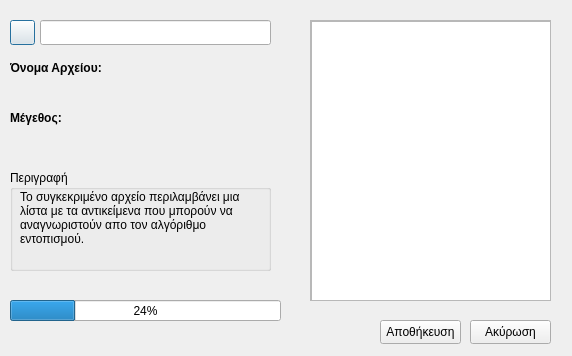
<?xml version="1.0" encoding="UTF-8"?>
<ui version="4.0">
 <class>NamesFileDialog</class>
 <widget class="QDialog" name="NamesFileDialog">
  <property name="geometry">
   <rect>
    <x>0</x>
    <y>0</y>
    <width>572</width>
    <height>356</height>
   </rect>
  </property>
  <property name="windowTitle">
   <string>Ρυθμίσεις Αρχείου Ονομάτων</string>
  </property>
  <property name="windowIcon">
   <iconset>
    <normaloff>res/app_icons/object.png</normaloff>res/app_icons/object.png</iconset>
  </property>
  <property name="autoFillBackground">
   <bool>false</bool>
  </property>
  <widget class="QScrollArea" name="scrollArea">
   <property name="geometry">
    <rect>
     <x>310</x>
     <y>20</y>
     <width>241</width>
     <height>281</height>
    </rect>
   </property>
   <property name="widgetResizable">
    <bool>true</bool>
   </property>
   <widget class="QWidget" name="scrollAreaWidgetContents">
    <property name="geometry">
     <rect>
      <x>0</x>
      <y>0</y>
      <width>239</width>
      <height>279</height>
     </rect>
    </property>
    <widget class="QTextBrowser" name="textBrowser">
     <property name="geometry">
      <rect>
       <x>0</x>
       <y>0</y>
       <width>241</width>
       <height>281</height>
      </rect>
     </property>
    </widget>
   </widget>
  </widget>
  <widget class="QProgressBar" name="progressBar">
   <property name="enabled">
    <bool>true</bool>
   </property>
   <property name="geometry">
    <rect>
     <x>10</x>
     <y>300</y>
     <width>271</width>
     <height>21</height>
    </rect>
   </property>
   <property name="value">
    <number>24</number>
   </property>
   <property name="invertedAppearance">
    <bool>false</bool>
   </property>
  </widget>
  <widget class="QPushButton" name="openButton">
   <property name="geometry">
    <rect>
     <x>10</x>
     <y>20</y>
     <width>25</width>
     <height>25</height>
    </rect>
   </property>
   <property name="text">
    <string/>
   </property>
   <property name="icon">
    <iconset>
     <normaloff>res/app_icons/folder.png</normaloff>res/app_icons/folder.png</iconset>
   </property>
  </widget>
  <widget class="QLineEdit" name="filepathLineEdit">
   <property name="geometry">
    <rect>
     <x>40</x>
     <y>20</y>
     <width>231</width>
     <height>25</height>
    </rect>
   </property>
  </widget>
  <widget class="QPushButton" name="applyButton">
   <property name="geometry">
    <rect>
     <x>380</x>
     <y>320</y>
     <width>81</width>
     <height>24</height>
    </rect>
   </property>
   <property name="text">
    <string>Αποθήκευση</string>
   </property>
  </widget>
  <widget class="QPushButton" name="cancelButton">
   <property name="geometry">
    <rect>
     <x>470</x>
     <y>320</y>
     <width>81</width>
     <height>24</height>
    </rect>
   </property>
   <property name="text">
    <string>Ακύρωση</string>
   </property>
  </widget>
  <widget class="QLabel" name="filenameLabel">
   <property name="geometry">
    <rect>
     <x>10</x>
     <y>60</y>
     <width>91</width>
     <height>16</height>
    </rect>
   </property>
   <property name="font">
    <font>
     <bold>true</bold>
    </font>
   </property>
   <property name="text">
    <string>Όνομα Αρχείου:</string>
   </property>
  </widget>
  <widget class="QLabel" name="fileLabel">
   <property name="geometry">
    <rect>
     <x>10</x>
     <y>80</y>
     <width>251</width>
     <height>16</height>
    </rect>
   </property>
   <property name="text">
    <string/>
   </property>
  </widget>
  <widget class="QLabel" name="filesizeLabel">
   <property name="geometry">
    <rect>
     <x>10</x>
     <y>110</y>
     <width>91</width>
     <height>16</height>
    </rect>
   </property>
   <property name="font">
    <font>
     <bold>true</bold>
    </font>
   </property>
   <property name="text">
    <string>Μέγεθος:</string>
   </property>
  </widget>
  <widget class="QGroupBox" name="descriptionGroupBox">
   <property name="geometry">
    <rect>
     <x>10</x>
     <y>170</y>
     <width>261</width>
     <height>101</height>
    </rect>
   </property>
   <property name="font">
    <font>
     <bold>false</bold>
    </font>
   </property>
   <property name="title">
    <string>Περιγραφή</string>
   </property>
   <property name="flat">
    <bool>false</bool>
   </property>
   <widget class="QLabel" name="descriptionLabel">
    <property name="geometry">
     <rect>
      <x>10</x>
      <y>20</y>
      <width>231</width>
      <height>71</height>
     </rect>
    </property>
    <property name="text">
     <string>Το συγκεκριμένο αρχείο περιλαμβάνει μια λίστα με τα αντικείμενα που μπορούν να αναγνωριστούν απο τον αλγόριθμο εντοπισμού.</string>
    </property>
    <property name="textFormat">
     <enum>Qt::PlainText</enum>
    </property>
    <property name="alignment">
     <set>Qt::AlignLeading|Qt::AlignLeft|Qt::AlignTop</set>
    </property>
    <property name="wordWrap">
     <bool>true</bool>
    </property>
   </widget>
  </widget>
  <widget class="QLabel" name="sizeLabel">
   <property name="geometry">
    <rect>
     <x>10</x>
     <y>130</y>
     <width>251</width>
     <height>16</height>
    </rect>
   </property>
   <property name="text">
    <string/>
   </property>
  </widget>
 </widget>
 <resources/>
 <connections/>
</ui>
